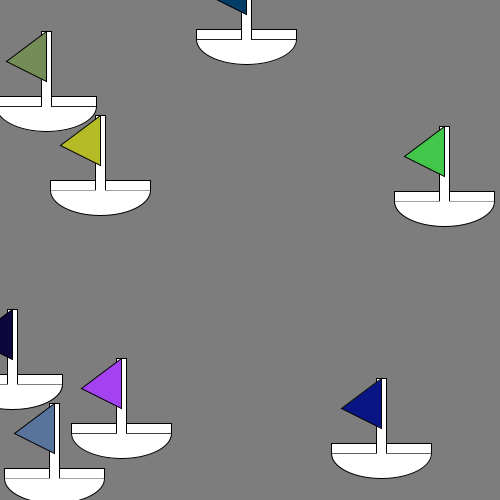
Frame 1 (no input)
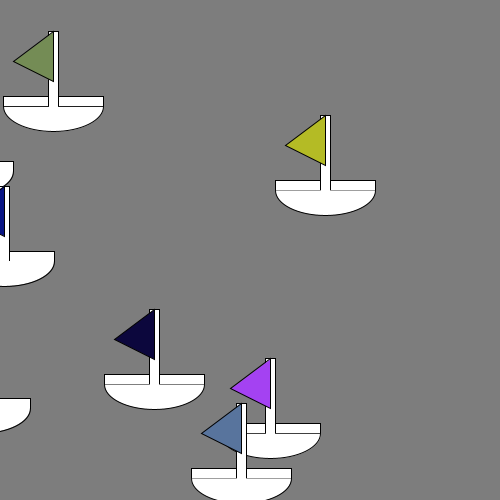
Frame 60 (the mouse pressed at the canvas centre just before this capture)
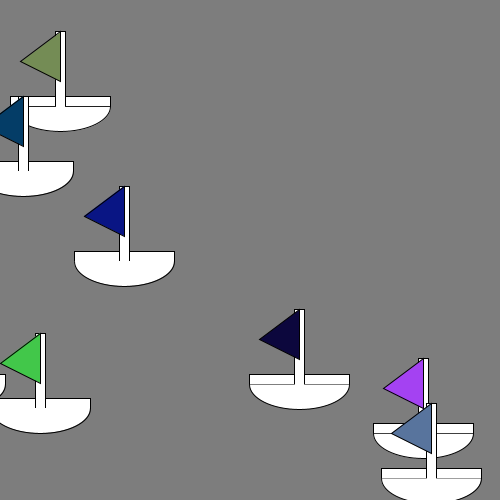
Frame 120 (the mouse held since frame 60 and released just before this capture)

The Processing sketch that drew these frames (run headless with seeded random() and noise(); from frame 60 on, the mouse is pressed at the canvas centre):

// Processing sketch: demo9_BoatRaceArray
// ── demo9_BoatRaceArray.pde
Boat[] boats = new Boat[8];

class Boat {
  String teamName;
  color c;
  float xpos;
  float ypos;
  float xspeed;
  int lapCount;
  
  //Constructor
  Boat(String n, color tempC, float x, float y, float s){
    teamName = n;
    c = tempC;
    xpos = x;
    ypos = y;
    xspeed = s;
    lapCount = 1;
  }
  
  void display(){
    fill(255);
    rect(xpos, ypos, 100, 10);
    rect(xpos, ypos-30, 10, 80);
    arc(xpos, ypos+5, 100, 50, 0, PI, OPEN);
    fill(c);
    triangle(xpos, ypos-70, xpos-40, ypos-40, xpos, ypos-20);    
  }
  
   void move(){
    xpos += xspeed;
    if(xpos > width + 50){
      ypos = round(random(100, 500));
      xpos = -50;
      xspeed = round(random(1,8));
      lapCount++;
      println(teamName + " is on lap #" + lapCount);
    }
  }
}

void setup(){
 size(500, 500);
 for(int i =0; i<boats.length; i++){
   boats[i] = new Boat("team " + (i+1), color(random(255),random(255),random(255)), random(0,width), random(0,height), random(0,8));
 }
 rectMode(CENTER);
}

void draw(){
  background(125);
  for(int i =0; i<boats.length;i++){
    boats[i].move();
    boats[i].display();
  }
}
